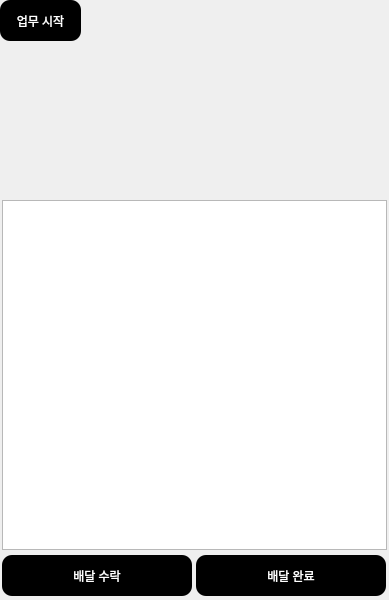
<?xml version="1.0" encoding="UTF-8"?>
<ui version="4.0">
 <class>Partner</class>
 <widget class="QWidget" name="Partner">
  <property name="geometry">
   <rect>
    <x>0</x>
    <y>0</y>
    <width>389</width>
    <height>600</height>
   </rect>
  </property>
  <property name="windowTitle">
   <string>Partner</string>
  </property>
  <widget class="QListWidget" name="listWidget">
   <property name="geometry">
    <rect>
     <x>2</x>
     <y>200</y>
     <width>385</width>
     <height>350</height>
    </rect>
   </property>
   <property name="font">
    <font>
     <pointsize>12</pointsize>
    </font>
   </property>
  </widget>
  <widget class="QPushButton" name="pushButton">
   <property name="geometry">
    <rect>
     <x>0</x>
     <y>0</y>
     <width>81</width>
     <height>41</height>
    </rect>
   </property>
   <property name="styleSheet">
    <string notr="true">color: rgb(255, 255, 255);
background-color: rgb(0, 0, 0);
border-radius:10px;</string>
   </property>
   <property name="text">
    <string>업무 시작</string>
   </property>
   <property name="flat">
    <bool>false</bool>
   </property>
  </widget>
  <widget class="QPushButton" name="pushButton_2">
   <property name="geometry">
    <rect>
     <x>2</x>
     <y>555</y>
     <width>190</width>
     <height>41</height>
    </rect>
   </property>
   <property name="styleSheet">
    <string notr="true">color: rgb(255, 255, 255);
background-color: rgb(0, 0, 0);
border-radius:10px;</string>
   </property>
   <property name="text">
    <string>배달 수락</string>
   </property>
  </widget>
  <widget class="QPushButton" name="pushButton_3">
   <property name="geometry">
    <rect>
     <x>196</x>
     <y>555</y>
     <width>190</width>
     <height>41</height>
    </rect>
   </property>
   <property name="styleSheet">
    <string notr="true">color: rgb(255, 255, 255);
background-color: rgb(0, 0, 0);
border-radius:10px;</string>
   </property>
   <property name="text">
    <string>배달 완료</string>
   </property>
  </widget>
  <widget class="QLabel" name="label">
   <property name="geometry">
    <rect>
     <x>0</x>
     <y>0</y>
     <width>390</width>
     <height>200</height>
    </rect>
   </property>
   <property name="styleSheet">
    <string notr="true">border-image: url(:/map.png);</string>
   </property>
   <property name="text">
    <string/>
   </property>
  </widget>
  <widget class="QLabel" name="label_2">
   <property name="geometry">
    <rect>
     <x>267</x>
     <y>175</y>
     <width>121</width>
     <height>21</height>
    </rect>
   </property>
   <property name="styleSheet">
    <string notr="true">border-image: url(:/bok_logo.png);</string>
   </property>
   <property name="text">
    <string/>
   </property>
  </widget>
  <zorder>label</zorder>
  <zorder>listWidget</zorder>
  <zorder>pushButton_2</zorder>
  <zorder>pushButton_3</zorder>
  <zorder>pushButton</zorder>
  <zorder>label_2</zorder>
 </widget>
 <resources/>
 <connections>
  <connection>
   <sender>pushButton</sender>
   <signal>clicked()</signal>
   <receiver>Partner</receiver>
   <slot>Accept()</slot>
   <hints>
    <hint type="sourcelabel">
     <x>64</x>
     <y>18</y>
    </hint>
    <hint type="destinationlabel">
     <x>396</x>
     <y>46</y>
    </hint>
   </hints>
  </connection>
  <connection>
   <sender>pushButton_2</sender>
   <signal>clicked()</signal>
   <receiver>Partner</receiver>
   <slot>Start()</slot>
   <hints>
    <hint type="sourcelabel">
     <x>59</x>
     <y>580</y>
    </hint>
    <hint type="destinationlabel">
     <x>3</x>
     <y>551</y>
    </hint>
   </hints>
  </connection>
  <connection>
   <sender>pushButton_3</sender>
   <signal>clicked()</signal>
   <receiver>Partner</receiver>
   <slot>Complete()</slot>
   <hints>
    <hint type="sourcelabel">
     <x>369</x>
     <y>565</y>
    </hint>
    <hint type="destinationlabel">
     <x>390</x>
     <y>557</y>
    </hint>
   </hints>
  </connection>
 </connections>
 <slots>
  <slot>Accept()</slot>
  <slot>Start()</slot>
  <slot>Complete()</slot>
 </slots>
</ui>
